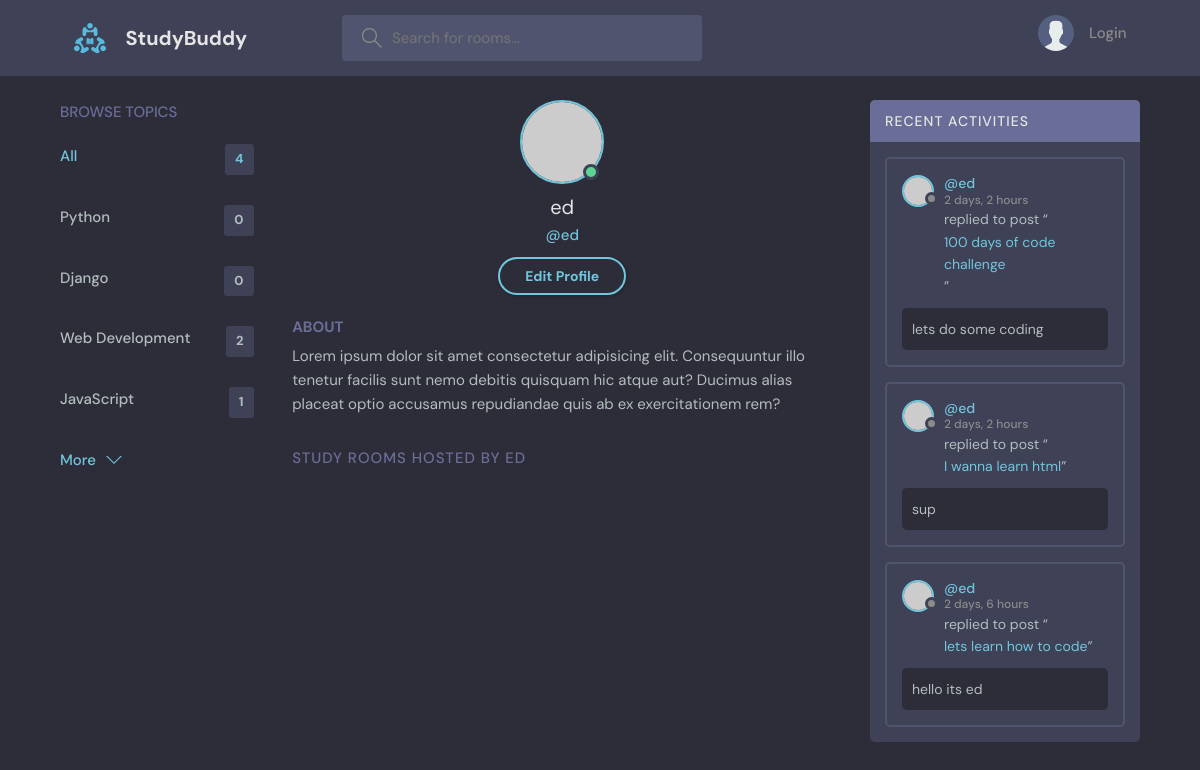
The page /profile/4/ on the database its author committed.
### base/models.py (models this page shows, shortened)
class Topic(models.Model):
    name = models.CharField(max_length=200)

class Message(models.Model):
    user = models.ForeignKey(User, on_delete=models.CASCADE)
    room = models.ForeignKey(Room, on_delete=models.CASCADE)
    body = models.TextField()
    updated = models.DateTimeField(auto_now=True)
    created = models.DateTimeField(auto_now_add=True)
    class Meta:
        ordering = ['-updated', '-created']
    def __str__(self):
        return self.body[:50]

class Room(models.Model):
    host = models.ForeignKey(User, on_delete=models.SET_NULL, null=True)
    topic = models.ForeignKey(Topic, on_delete=models.SET_NULL, null=True)
    name = models.CharField(max_length=200)
    description = models.TextField(null=True, blank=True)
    participants = models.ManyToManyField(User, related_name='participants', blank=True)
    updated = models.DateTimeField(auto_now=True)
    created = models.DateTimeField(auto_now_add=True)
    class Meta:
        ordering = ['-updated', '-created']
    def __str__(self):
        return self.name

### base/views.py (the view)
# urls.py: path('profile/<str:pk>/', views.userProfile, name="user-profile"),
def userProfile(request, pk):
    user = User.objects.get(id=pk)
    rooms = user.room_set.all()
    room_messages = user.message_set.all()
    topics = Topic.objects.all()
    context = {
        'user': user,
        'rooms': rooms,
        'room_messages': room_messages,
        'topics': topics,
    }
    return render(request, 'base/profile.html', context)

### base/templates/base/profile.html (shortened to what this page needs)
{% extends 'main.html' %}
{% block content %}
  <main class="profile-page layout layout--3">
    <div class="container">
      {% include 'base/topics_component.html' %}
      <div class="roomList">
        <div class="profile">
          <div class="profile__avatar">
            <div class="avatar avatar--large active">
              <img src="https://randomuser.me/api/portraits/men/11.jpg" />
            </div>
          </div>
          <div class="profile__info">
            <h3>{{user.username}}</h3>
            <p>@{{user.username}}</p>
            <a href="edit-user.html" class="btn btn--main btn--pill">Edit Profile</a>
          </div>
          <div class="profile__about">
            <h3>About</h3>
            <p>
              Lorem ipsum dolor sit amet consectetur adipisicing elit. Consequuntur illo tenetur
              facilis sunt nemo debitis quisquam hic atque aut? Ducimus alias placeat optio
              accusamus repudiandae quis ab ex exercitationem rem?
            </p>
          </div>
        </div>
        <div class="roomList__header">
          <div>
            <h2>Study Rooms Hosted by {{user.username}}</a>
            </h2>
          </div>
        </div>
      </div>
      {% include 'base/activity_component.html' %}
    </div>
  </main>
{% endblock content %}

### base/templates/base/topics_component.html
<div class="topics">
    <div class="topics__header">
      <h2>Browse Topics</h2>
    </div>
    <ul class="topics__list">
      <li>
        <a href="{% url 'home' %}" class="active">All <span>{{topics.count}}</span></a>
      </li>
      {% for topic in topics %}
      <li>
        <a href="{% url 'home' %}?q={{topic.name}}">{{topic.name}}<span>{{topic.room_set.all.count}}</span></a>
      </li>
      {% endfor %}
    </ul>
    <a class="btn btn--link" href="topics.html">
      More
      <svg version="1.1" xmlns="http://www.w3.org/2000/svg" width="32" height="32" viewBox="0 0 32 32">
        <title>chevron-down</title>
        <path d="M16 21l-13-13h-3l16 16 16-16h-3l-13 13z"></path>
      </svg>
    </a>
</div>

### base/templates/base/activity_component.html (shortened to what this page needs)
<div class="activities">
    <div class="activities__header">
      <h2>Recent Activities</h2>
    </div>
    {% for message in room_messages %}
        <div class="activities__box">
            <div class="activities__boxHeader roomListRoom__header">
                <a href="{% url 'user-profile' message.user.id %}" class="roomListRoom__author">
                <div class="avatar avatar--small">
                    <img src="https://randomuser.me/api/portraits/women/11.jpg" />
                </div>
                <p>
                    @{{message.user}}
                    <span>{{message.created|timesince}}</span>
                </p>
                </a>
            </div>
            <div class="activities__boxContent">
                <p>replied to post “<a href="{% url 'room' message.room.id %}">{{message.room.name}}</a>”</p>
                <div class="activities__boxRoomContent">
                {{message.body}}
                </div>
            </div>
        </div>
    {% endfor %}
</div>

### rows shown on the page
Topic: name "Python", room_set.all.count "0"
Topic: name "Django", room_set.all.count "0"
Topic: name "Web Development", room_set.all.count "2"
Topic: name "JavaScript", room_set.all.count "1"
Message: user "ed", created "2 days, 2 hours", room.name "100 days of code challenge", body "lets do some coding"
Message: user "ed", created "2 days, 2 hours", room.name "I wanna learn html", body "sup"
Message: user "ed", created "2 days, 6 hours", room.name "lets learn how to code", body "hello its ed"

### other values the page prints
{{ topics.count }} "4"
{{ user.username }} "ed"
{{ user.username }} "ED"
